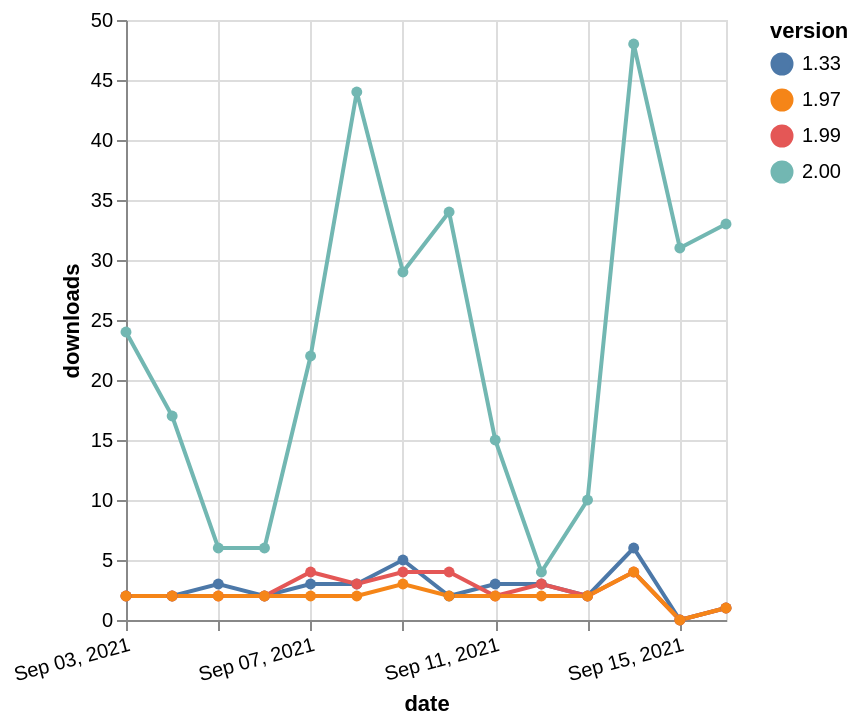

Vega-Lite specification for this chart:
### Vega-Lite specification from a JSON file in a GitHub repository (floating-point values rounded to 4 significant figures)
{"$schema": "https://vega.github.io/schema/vega-lite/v5.json", "description": "A simple bar chart with embedded data.", "data": {"values": [{"date": "2021-09-03", "total": 28700, "delta": 24, "version": "2.00"}, {"date": "2021-09-04", "total": 28717, "delta": 17, "version": "2.00"}, {"date": "2021-09-05", "total": 28723, "delta": 6, "version": "2.00"}, {"date": "2021-09-06", "total": 28729, "delta": 6, "version": "2.00"}, {"date": "2021-09-07", "total": 28751, "delta": 22, "version": "2.00"}, {"date": "2021-09-08", "total": 28795, "delta": 44, "version": "2.00"}, {"date": "2021-09-09", "total": 28824, "delta": 29, "version": "2.00"}, {"date": "2021-09-10", "total": 28858, "delta": 34, "version": "2.00"}, {"date": "2021-09-11", "total": 28873, "delta": 15, "version": "2.00"}, {"date": "2021-09-12", "total": 28877, "delta": 4, "version": "2.00"}, {"date": "2021-09-13", "total": 28887, "delta": 10, "version": "2.00"}, {"date": "2021-09-14", "total": 28935, "delta": 48, "version": "2.00"}, {"date": "2021-09-15", "total": 28966, "delta": 31, "version": "2.00"}, {"date": "2021-09-16", "total": 28999, "delta": 33, "version": "2.00"}, {"date": "2021-09-03", "total": 6141, "delta": 2, "version": "1.33"}, {"date": "2021-09-04", "total": 6143, "delta": 2, "version": "1.33"}, {"date": "2021-09-05", "total": 6146, "delta": 3, "version": "1.33"}, {"date": "2021-09-06", "total": 6148, "delta": 2, "version": "1.33"}, {"date": "2021-09-07", "total": 6151, "delta": 3, "version": "1.33"}, {"date": "2021-09-08", "total": 6154, "delta": 3, "version": "1.33"}, {"date": "2021-09-09", "total": 6159, "delta": 5, "version": "1.33"}, {"date": "2021-09-10", "total": 6161, "delta": 2, "version": "1.33"}, {"date": "2021-09-11", "total": 6164, "delta": 3, "version": "1.33"}, {"date": "2021-09-12", "total": 6167, "delta": 3, "version": "1.33"}, {"date": "2021-09-13", "total": 6169, "delta": 2, "version": "1.33"}, {"date": "2021-09-14", "total": 6175, "delta": 6, "version": "1.33"}, {"date": "2021-09-15", "total": 6175, "delta": 0, "version": "1.33"}, {"date": "2021-09-16", "total": 6176, "delta": 1, "version": "1.33"}, {"date": "2021-09-03", "total": 5643, "delta": 2, "version": "1.99"}, {"date": "2021-09-04", "total": 5645, "delta": 2, "version": "1.99"}, {"date": "2021-09-05", "total": 5647, "delta": 2, "version": "1.99"}, {"date": "2021-09-06", "total": 5649, "delta": 2, "version": "1.99"}, {"date": "2021-09-07", "total": 5653, "delta": 4, "version": "1.99"}, {"date": "2021-09-08", "total": 5656, "delta": 3, "version": "1.99"}, {"date": "2021-09-09", "total": 5660, "delta": 4, "version": "1.99"}, {"date": "2021-09-10", "total": 5664, "delta": 4, "version": "1.99"}, {"date": "2021-09-11", "total": 5666, "delta": 2, "version": "1.99"}, {"date": "2021-09-12", "total": 5669, "delta": 3, "version": "1.99"}, {"date": "2021-09-13", "total": 5671, "delta": 2, "version": "1.99"}, {"date": "2021-09-14", "total": 5675, "delta": 4, "version": "1.99"}, {"date": "2021-09-15", "total": 5675, "delta": 0, "version": "1.99"}, {"date": "2021-09-16", "total": 5676, "delta": 1, "version": "1.99"}, {"date": "2021-09-03", "total": 3348, "delta": 2, "version": "1.97"}, {"date": "2021-09-04", "total": 3350, "delta": 2, "version": "1.97"}, {"date": "2021-09-05", "total": 3352, "delta": 2, "version": "1.97"}, {"date": "2021-09-06", "total": 3354, "delta": 2, "version": "1.97"}, {"date": "2021-09-07", "total": 3356, "delta": 2, "version": "1.97"}, {"date": "2021-09-08", "total": 3358, "delta": 2, "version": "1.97"}, {"date": "2021-09-09", "total": 3361, "delta": 3, "version": "1.97"}, {"date": "2021-09-10", "total": 3363, "delta": 2, "version": "1.97"}, {"date": "2021-09-11", "total": 3365, "delta": 2, "version": "1.97"}, {"date": "2021-09-12", "total": 3367, "delta": 2, "version": "1.97"}, {"date": "2021-09-13", "total": 3369, "delta": 2, "version": "1.97"}, {"date": "2021-09-14", "total": 3373, "delta": 4, "version": "1.97"}, {"date": "2021-09-15", "total": 3373, "delta": 0, "version": "1.97"}, {"date": "2021-09-16", "total": 3374, "delta": 1, "version": "1.97"}]}, "width": "container", "mark": {"type": "line", "point": {"filled": true}}, "encoding": {"x": {"field": "date", "type": "temporal", "timeUnit": "yearmonthdate", "title": "date", "axis": {"labelAngle": -15}}, "y": {"field": "delta", "type": "quantitative", "title": "downloads"}, "color": {"field": "version", "type": "nominal"}, "tooltip": {"field": "delta"}}}
